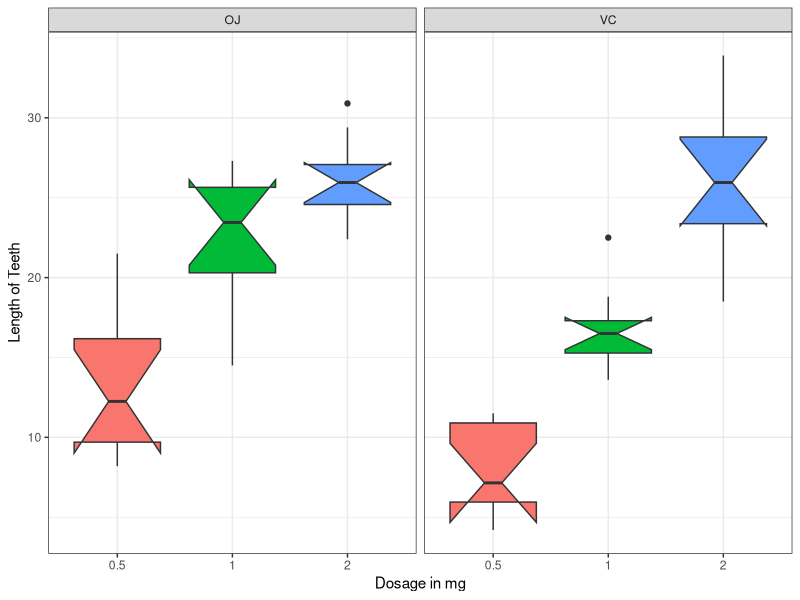
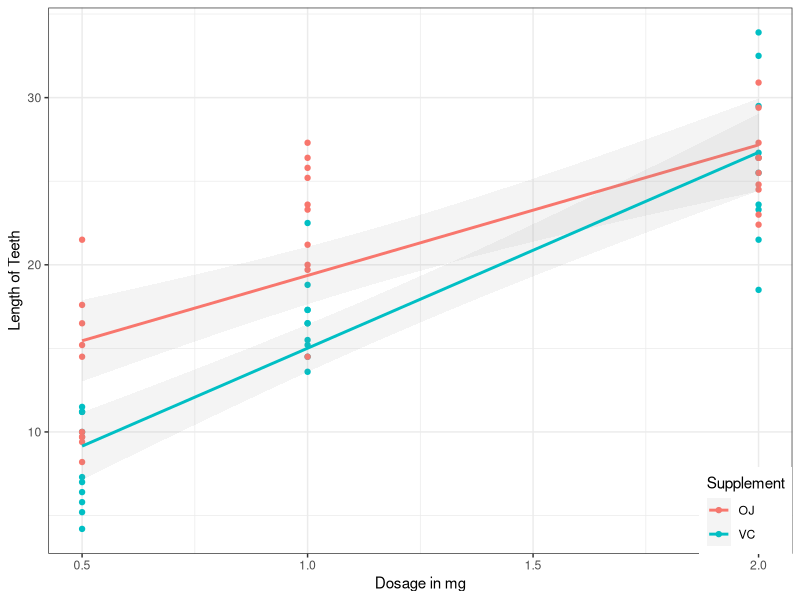

Source code (R) for these figures, in order: (Note: this script raises an error after producing the figures.)
## ---- chunk 1
library(datasets);data(ToothGrowth);library(ggplot2)
data <- ToothGrowth

#load function to show 2 ggplots sode by side, from http://gettinggeneticsdone.blogspot.com/2010/03/arrange-multiple-ggplot2-plots-in-same.html. I modified the function to allow for adding a common title at the top
require(grid)
vp.layout <- function(x, y) viewport(layout.pos.row=x, layout.pos.col=y)
arrange_ggplot2 <- function(..., nrow=NULL, ncol=NULL, as.table=FALSE) {
  dots <- list(...)
	n <- length(dots)
	if(is.null(nrow) & is.null(ncol)) { nrow = floor(n/2) ; ncol = ceiling(n/nrow)}
	if(is.null(nrow)) { nrow = ceiling(n/ncol)}
	if(is.null(ncol)) { ncol = ceiling(n/nrow)}
        ## NOTE see n2mfrow in grDevices for possible alternative
grid.newpage()
pushViewport(viewport(layout=grid.layout(nrow+1,ncol,heights = unit(c(0.5,5),"null")  ) ))
	ii.p <- 1
	for(ii.row in seq(1, nrow)){
	ii.table.row <- ii.row	
	if(as.table) {ii.table.row <- nrow - ii.table.row + 1}
		for(ii.col in seq(1, ncol)){
			ii.table <- ii.p
			if(ii.p > n) break
			print(dots[[ii.table]], vp=vp.layout(ii.table.row+1, ii.col))
			ii.p <- ii.p + 1
		}
	}
}
## ---- chunk 2
ch1<-ggplot(data,aes(x=factor(dose),y=len,fill=factor(dose)))+geom_boxplot(notch=T,notchwidth = 0.2)+theme_bw()
ch1 <- ch1+facet_wrap(~supp)+ theme(legend.position="none")+scale_x_discrete("Dosage in mg")+scale_y_continuous("Length of Teeth")
ch2<-ggplot(data,aes(x=dose,y=len,color=supp,group=supp))+geom_point()+stat_smooth(method="lm",alpha=0.1)
ch2 <-ch2+theme_bw()+theme(legend.justification=c(1,0),legend.position=c(1, 0))+scale_color_discrete("Supplement")
ch2<-ch2+scale_x_continuous("Dosage in mg")+scale_y_continuous("Length of Teeth")
## ---- chunk 3
library(dplyr);library(reshape2)

#Load function to ceate a markdown table, from http://www.r-bloggers.com/writing-papers-using-r-markdown/
tableCat <- function(inFrame) {
     outText <- paste(names(inFrame), collapse = " | ")
     outText <- c(outText, paste(rep("---", ncol(inFrame)), collapse = " | "))
     invisible(apply(inFrame, 1, function(inRow) {
         outText <<- c(outText, paste(inRow, collapse = " | "))
     }))
     return(outText)
 }
## ---- chunk 4
aux <- data %.% group_by(supp,dose) %.% summarise(Mean=mean(len),Min=min(len),Max=max(len),"Std. Dev"=sd(len))
aux2<-dcast(melt(aux,id.vars=c("supp","dose")),dose~supp+variable,fun.aggregate=sum)
aux2<- round(aux2,2)
names(aux2)[1] <- "Dosage"
aux3<- tableCat(aux2)
#cat(aux3, sep = "\n") #this line generates the table, it is on a separate chunk with echo=F
## ---- chunk 5
cat(aux3, sep = "\n") 
## ---- chunk 6
arrange_ggplot2(ch1,ch2)
grid.text("Exploratory Analysis for Tooth Growth Data", vp = viewport(layout.pos.row = 1, layout.pos.col = 1:2))
## ---- chunk 7
t.test(len~supp,paired=F,var.equal=T,data=data,alternative="g")
t.test(len~supp,paired=F,var.equal=F,data=data,alternative="g")
## ---- chunk 8
results = data.frame(supplement=character(),dose_1=numeric(),dose_2=numeric(),ll=numeric(),
                     ul=numeric(),pval=numeric(),variance_equal=logical(),test=character(),stringsAsFactors=F)
k=1
for (i in levels(data$supp)) {
  for (j in unique(data$dose)) {
    for (test in c("greater","less")) {
      for (variance in c(T,F)) {
        data1 <- subset(data,supp==i & dose!=j)
        temp <- t.test(len~dose,paired=F,var.equal=variance,data=data1,alternative=test)
        results[k,"supplement"] <- i; results[k,"dose_1"] <- unique(data1$dose)[1]; 
        results[k,"dose_2"] <- unique(data1$dose)[2]; results[k,"ll"] <- temp$conf.int[1]
        results[k,"ul"] <- temp$conf.int[2]; results[k,"pval"] <- temp$p.value
        results[k,"variance_equal"] <- variance; results[k,"test"] <- test
        k <- k+1
      }
    }
  }
}

results$outcome <- ifelse(results$pval<=0.05,"Difference","No Difference")
results[4:6] <- round(results[4:6],3)
results2 <- subset(results,outcome=="Difference")
results3 <- tableCat(results2)
#cat(results3, sep = "\n") #this line generates the table, it is on a separate chunk with echo=F
## ---- chunk 9
cat(results3, sep = "\n") 
## ---- chunk 10
results_a = data.frame(dose=numeric(),supplement1=character(),supplement2=character(),ll=numeric(),
                     ul=numeric(),pval=numeric(),variance_equal=logical(),test=character(),stringsAsFactors=F)
k=1
for (j in unique(data$dose)) {
    for (test in c("greater","less")) {
      for (variance in c(T,F)) {
        data1 <- subset(data, dose==j)
        temp <- t.test(len~supp,paired=F,var.equal=variance,data=data1,alternative=test)
        results_a[k,"supplement1"] <- levels(data1$supp)[1]; results_a[k,"supplement2"] <- levels(data1$supp)[2]
        results_a[k,"dose"] <- j; results_a[k,"ll"] <- temp$conf.int[1]
        results_a[k,"ul"] <- temp$conf.int[2]; results_a[k,"pval"] <- temp$p.value
        results_a[k,"variance_equal"] <- variance; results_a[k,"test"] <- test
        k <- k+1
      }
    }
}

results_a$outcome <- ifelse(results_a$pval<=0.05,"Difference","No Difference")
results_a[4:6] <- round(results_a[4:6],3)
results_a2 <- subset(results_a,outcome=="Difference")
results_a3 <- tableCat(results_a2)
#cat(results_a3, sep = "\n") #this line generates the table, it is on a separate chunk with echo=F
## ---- chunk 11
cat(results_a3, sep = "\n") 
## ---- chunk 12
results_b = data.frame(dose1=numeric(),dose2=numeric(),ll=numeric(),ul=numeric(),pval=numeric(),
                       variance_equal=logical(),test=character(),stringsAsFactors=F)
k=1
for (j in unique(data$dose)) {
    for (test in c("greater","less")) {
      for (variance in c(T,F)) {
        data1 <- subset(data, dose!=j)
        temp <- t.test(len~dose,paired=F,var.equal=variance,data=data1,alternative=test)
        results_b[k,"dose1"] <- unique(data1$dose)[1]; results_b[k,"dose2"] <- unique(data1$dose)[2]
        results_b[k,"ll"] <- temp$conf.int[1]; results_b[k,"ul"] <- temp$conf.int[2]; 
        results_b[k,"pval"] <- temp$p.value
        results_b[k,"variance_equal"] <- variance; results_b[k,"test"] <- test
        k <- k+1
      }
    }
}

results_b$outcome <- ifelse(results_b$pval<=0.05,"Difference","No Difference")
results_b[3:5] <- round(results_b[3:5],3)
results_b$difference <- ifelse(results_b$outcome=="Difference",T,F)
results_b2 <- subset(results_b,outcome=="Difference")
results_b3 <- tableCat(results_b2)
#cat(results_b3, sep = "\n") #this line generates the table, it is on a separate chunk with echo=F
## ---- chunk 13
cat(results_b3, sep = "\n") 
